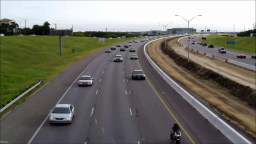
#> input picture data/frames/102.png, 256 x 144 px, found by its file name; its folder holds 4 pictures in this run
$ python vehicle_detection.py
#> lines starting #> are read from the running program, lines starting #| are printed output that depends on the picture; after the words box and inside, x2 and y2 are one past the last pixel; in counts of white or black regions, pixels touching at a corner belong together
import os
import re
import cv2 # opencv library
import numpy as np
from os.path import isfile, join
import matplotlib.pyplot as plt
# get file names of the frames
col_frames = os.listdir('frames/')

# sort file names
col_frames.sort(key=lambda f: int(re.sub('\D', '', f)))

# empty list to store the frames
col_images=[]

for i in col_frames:
    # read the frames
    img = cv2.imread('frames/'+i)
#> img is the input picture: shape (144, 256, 3); mean B, G, R 109, 116.7, 118.5
    # append the frames to the list
    col_images.append(img)

# plot 13th frame
i = 0
#> i = 0

for frame in [i, i+1]:
    plt.imshow(cv2.cvtColor(col_images[frame], cv2.COLOR_BGR2RGB))
    plt.title("frame: "+str(frame))
    plt.show()
#> this loop made 2 passes

# convert the frames to grayscale
grayA = cv2.cvtColor(col_images[i], cv2.COLOR_BGR2GRAY)
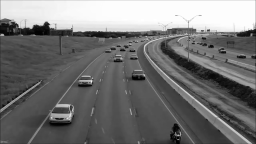
#> grayA: shape (144, 256); min 1, max 255, mean 116.4
grayB = cv2.cvtColor(col_images[i+1], cv2.COLOR_BGR2GRAY)
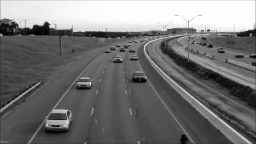
#> grayB: shape (144, 256); min 0, max 255, mean 116.5

# plot the image after frame differencing
plt.imshow(cv2.absdiff(grayB, grayA), cmap = 'gray')
plt.show()
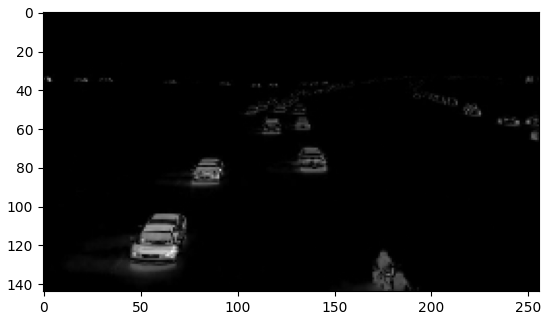
#> figure drawn by matplotlib, 1 panel

diff_image = cv2.absdiff(grayB, grayA)
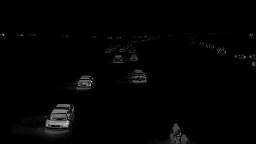
#> diff_image: shape (144, 256); min 0, max 217, mean 3.2

# perform image thresholding
ret, thresh = cv2.threshold(diff_image, 30, 255, cv2.THRESH_BINARY)
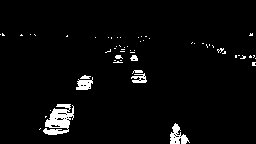
#> thresh: shape (144, 256); 3.5% white; 58 white regions (50 under 20 px), largest, box (x1, y1, x2, y2) and area: (43, 104, 74, 135) 553, (170, 123, 190, 144) 209, (76, 77, 93, 90) 137

# plot image after thresholding
plt.imshow(thresh, cmap = 'gray')
plt.show()

# apply image dilation
kernel = np.ones((3,3),np.uint8)
dilated = cv2.dilate(thresh,kernel,iterations = 1)
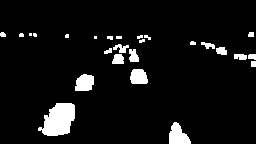
#> dilated: shape (144, 256); 6.7% white; 26 white regions (8 under 20 px), largest, box (x1, y1, x2, y2) and area: (38, 103, 75, 136) 850, (169, 122, 191, 144) 317, (75, 74, 94, 91) 265

# plot dilated image
plt.imshow(dilated, cmap = 'gray')
plt.show()

# plot vehicle detection zone
plt.imshow(dilated)
cv2.line(dilated, (0, 80),(256,80),(100, 0, 0))
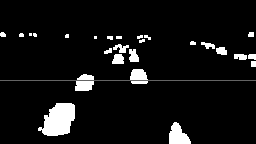
#> dilated: shape (144, 256); 0.69% of pixels changed, all inside (x1, y1, x2, y2) = (0, 80, 256, 81)
plt.show()


# find contours
contours, hierarchy = cv2.findContours(thresh.copy(),cv2.RETR_TREE,cv2.CHAIN_APPROX_NONE)

valid_cntrs = []

for i,cntr in enumerate(contours):
    x,y,w,h = cv2.boundingRect(cntr)
    if (x <= 200) & (y >= 80) & (cv2.contourArea(cntr) >= 25):
        valid_cntrs.append(cntr)

# count of discovered contours
len(valid_cntrs)


valid_cntrs = []

for i,cntr in enumerate(contours):
    x,y,w,h = cv2.boundingRect(cntr)
    if (x <= 200) & (y >= 80) & (cv2.contourArea(cntr) >= 25):
        valid_cntrs.append(cntr)

# count of discovered contours
len(valid_cntrs)

#> (the run stopped early here; a loop or call above may not have finished)
